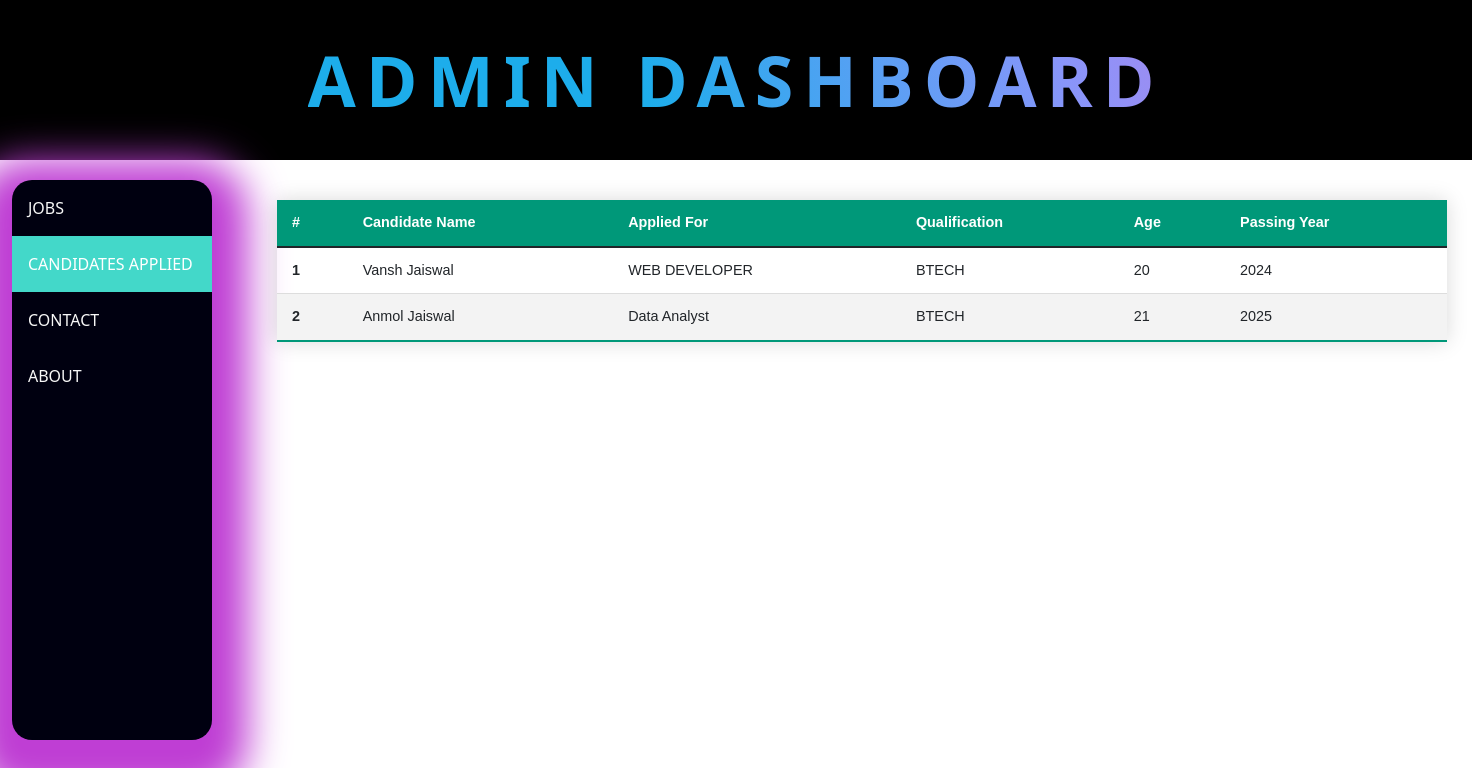
The page /candidate.php on the database its author committed.
### tables this page shows
CREATE TABLE `candidate` (
  `id` int(11) NOT NULL,
  `applicant` varchar(100) NOT NULL,
  `position` varchar(100) NOT NULL,
  `qual` varchar(100) NOT NULL,
  `age` int(100) NOT NULL,
  `pass` varchar(200) NOT NULL
);

### candidate.php (the view, shortened to what this page needs)
<?php
$host="localhost";
$username="root";
$password="";
$dbname="job_portal";
$conn=mysqli_connect($host,$username,$password,$dbname);
$sql="SELECT `applicant`,`position`,`qual`,`age`,`pass` FROM `candidate`";
$result=mysqli_query($conn,$sql);
?>
<!DOCTYPE html>
<html lang="en">
<head>
  <link href="https://cdn.jsdelivr.net/npm/bootstrap@5.1.3/dist/css/bootstrap.min.css" rel="stylesheet"
 />
    <link rel="stylesheet" href="https://use.fontawesome.com/releases/v5.7.0/css/all.css">
</head>
<body>
<div class="dashboard">
    <div class="text">Admin Dashboard</div>
  </div>
  <div class="container-fluid">
    <div class="sidebar">
      <a href="index.php">JOBS</a>
      <a href="candidate.php " class="active">CANDIDATES APPLIED</a>
      <a href="#contact">CONTACT</a>
      <a href="#about">ABOUT</a>
    </div>
    <div class="content">
      <table class="table styled-table">
        <thead>
          <tr>
            <th scope="col">#</th>
            <th scope="col">Candidate Name</th>
            <th scope="col">Applied For</th>
            <th scope="col">Qualification</th>
            <th scope="col">Age</th>
            <th scope="col">Passing Year</th>
          </tr>
        </thead>
        <tbody>
          <?php
          $i=0;
            while($rows=$result->fetch_assoc()){
              ?>
          <tr>
            <th scope="row"><?php echo ++$i ?></th>
            <td><?php echo $rows['applicant']; ?></td>
            <td><?php echo $rows['position']; ?></td>
            <td><?php echo $rows['qual']; ?></td>
            <td><?php echo $rows['age']; ?></td>
            <td><?php echo $rows['pass']; ?></td>
          </tr>
          <?php
            }
            ?>
        </tbody>
      </table>
    </div>
  </div>
</body>
</html>

### candidate.php (style rules this page uses)
.sidebar { margin-top: 20px; padding: 0; border-radius:20px; width: 200px; background-color: #000010; position: absolute; height: 70%; overflow: auto; box-shadow: -2px 18px 38px 38px rgba(191,62,212,1); -webkit-box-shadow: -2px 18px 38px 38px rgba(191,62,212,1); -moz-box-shadow: -2px 18px 38px 38px rgba(191,62,212,1); }
.sidebar a { display: block; color: #F7F7F7; padding: 16px; text-decoration: none; }
.sidebar a.active { background-color: #43D8C9; color: white; }
div.content { position: absolute; margin-left: 250px; margin-top: 0px; padding: 15px; width: 1200px; height: 80%; }
.styled-table { border-collapse: collapse; margin: 25px 0; font-size: 0.9em; font-family: sans-serif; min-width: 400px; box-shadow: 0 0 20px rgba(0, 0, 0, 0.15); }
.styled-table thead tr { background-color: #009879; color: #ffffff; text-align: left; }
.styled-table th, .styled-table td { padding: 12px 15px; }
.styled-table tbody tr { border-bottom: 1px solid #dddddd; }
.styled-table tbody tr:nth-of-type(even) { background-color: #f3f3f3; }
.styled-table tbody tr:last-of-type { border-bottom: 2px solid #009879; }
.dashboard { width: 100%; position: relative; height:160px; display: flex; justify-content: center; align-items: center; background-color:#000; }
.text { font-weight: 600; font-size: 70px; line-height:65px; letter-spacing: 10px; text-align: center; text-transform: uppercase; color: transparent; -webkit-background-clip: text; background-clip: text; background-size: 300%; animation: move 2s ease infinite; background-image: linear-gradient( 68.7deg, rgba(29,173,235,1) 13.2%, rgba(137,149,250,1) 29.8%, rgba(229,109,212,1) 48.9%, rgba(255,68,128,1) 68.2%, rgba(255,94,0,1) 86.4% ); }

### rows shown on the page
candidate: applicant "Vansh Jaiswal", position "WEB DEVELOPER", qual "BTECH", age "20", pass "2024"
candidate: applicant "Anmol Jaiswal", position "Data Analyst", qual "BTECH", age "21", pass "2025"
